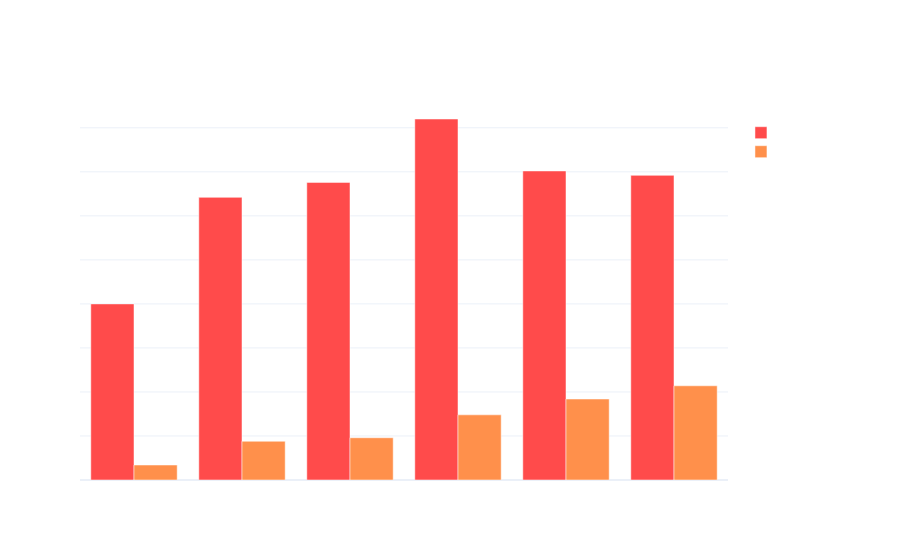

Write notebook code for a chart like this one.
### Markdown cell above
Número mínimo e número máximo de tokens

Tb grouped bar, mas aí um é o número minimo de tokens e o outro é o número máximo de tokens
x é a nota
no tooltip vai o valor médio e desvio padrão

### Code cell
customdata = df_chart[['qtde_media_tokens', 'desvpad_qtde_tokens']].values

# Create the figure
fig = go.Figure()

# Add the bars for max tokens
fig.add_trace(go.Bar(
    x=df_chart['nota_real'], 
    y=df_chart['qtde_tokens_max'], 
    name='Máximo de tokens', 
    marker_color='#FF4B4B',  # Streamlit-like red
    hovertemplate=(
        "Máximo de tokens: %{y}<br>" +
        "Número médio: %{customdata[0]:.2f}<br>" +
        "Desvio padrão: %{customdata[1]:.2f}<extra></extra>"     
    ),
    customdata=customdata
))

# Add the bars for min tokens
fig.add_trace(go.Bar(
    x=df_chart['nota_real'], 
    y=df_chart['qtde_tokens_min'], 
    name='Mínimo de tokens', 
    marker_color='#FF904B',  # Laranja!
    hovertemplate=(
        "Mínimo de tokens: %{y}<br>" +
        "Número médio: %{customdata[0]:.2f}<br>" +
        "Desvio padrão: %{customdata[1]:.2f}<extra></extra>"       
    ),
    customdata=customdata
))

# Update layout for better visualization
fig.update_layout(
    title="Números Máximo e Mínimo de Tokens",
    xaxis_title="Nota",
    yaxis_title="Quantidade",
    barmode='group',  # Grouped bars
    legend_title="Legenda",
    template='plotly_white',
    plot_bgcolor="rgba(0, 0, 0, 0)",  # Transparent plot background
    paper_bgcolor="rgba(0, 0, 0, 0)",  # Transparent outer background
    font=dict(color="white"),  # White font for titles, labels, and text
    xaxis=dict(
        showgrid=False,  # Remove vertical gridlines
        color="white"    # White font for x-axis labels
    ),
    yaxis=dict(
        #showgrid=False,  # Remove horizontal gridlines
        color="white"    # White font for y-axis labels
    ),
    hoverlabel=dict(
        bgcolor="#FFFFFF",  # Light red background for tooltip
        font_size=12,       # Tooltip font size
        font_color="black"  # Tooltip text color
    )
)

# Show the figure
fig.show()

### Figure 1 — Plotly figure (JSON) as saved in the notebook; plotly's stock layout.template omitted (floating-point values rounded to 4 significant figures)
{"data": [{"customdata": [[172.1, 40.96], [158.3, 44.61], [184.9, 41.78], [200.8, 45.77], [143.6, 46.68], [91.36, 53.34]], "hovertemplate": "Máximo de tokens: %{y}<br>Número médio: %{customdata[0]:.2f}<br>Desvio padrão: %{customdata[1]:.2f}<extra></extra>", "marker": {"color": "#FF4B4B"}, "name": "Máximo de tokens", "type": "bar", "x": [3, 2, 4, 5, 1, 0], "y": [410, 338, 351, 346, 321, 200]}, {"customdata": [[172.1, 40.96], [158.3, 44.61], [184.9, 41.78], [200.8, 45.77], [143.6, 46.68], [91.36, 53.34]], "hovertemplate": "Mínimo de tokens: %{y}<br>Número médio: %{customdata[0]:.2f}<br>Desvio padrão: %{customdata[1]:.2f}<extra></extra>", "marker": {"color": "#FF904B"}, "name": "Mínimo de tokens", "type": "bar", "x": [3, 2, 4, 5, 1, 0], "y": [74, 48, 92, 107, 44, 17]}], "layout": {"barmode": "group", "font": {"color": "white"}, "hoverlabel": {"bgcolor": "#FFFFFF", "font": {"color": "black", "size": 12}}, "legend": {"title": {"text": "Legenda"}}, "paper_bgcolor": "rgba(0, 0, 0, 0)", "plot_bgcolor": "rgba(0, 0, 0, 0)", "title": {"text": "Números Máximo e Mínimo de Tokens"}, "xaxis": {"color": "white", "showgrid": false, "title": {"text": "Nota"}}, "yaxis": {"color": "white", "title": {"text": "Quantidade"}}}}
